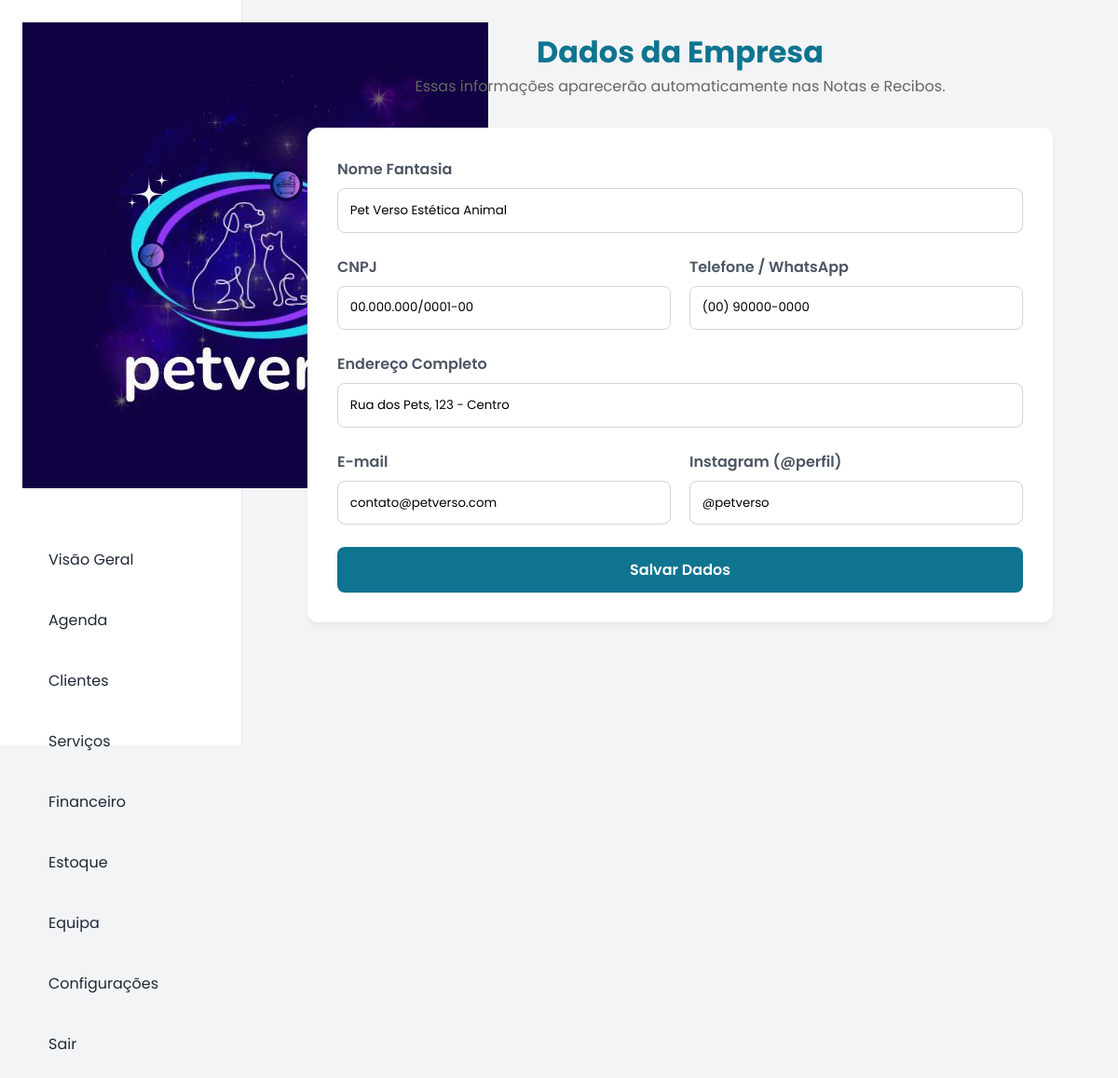
The app's page /configuracoes (signed in) with its own data.
### tables this page shows
CREATE TABLE configuracoes (
            chave TEXT PRIMARY KEY,
            valor TEXT
        );

### app.py (the view, shortened to what this page needs)
@app.route('/configuracoes', methods=['GET', 'POST'])
def configuracoes():
    if not tem_permissao('financeiro'): return redirect('/dashboard') # Regra de segurança
    conn = get_db_connection()
    conf = get_config_dict(conn)
    conn.close()
    return render_template('configuracoes.html', conf=conf)

### app.py (called while the page is built)
def get_db_connection():
    conn = sqlite3.connect(DB_NAME)
    conn.row_factory = sqlite3.Row # Permite chamar colunas pelo nome
    return conn

def tem_permissao(area):
    if 'user_id' not in session: return False
    if session.get('cargo') == 'gerente': return True
    permissoes_usuario = session.get('permissoes', '')
    if not permissoes_usuario: return False
    lista = permissoes_usuario.split(',')
    return area in lista

def get_config_dict(conn):
    linhas = conn.execute("SELECT chave, valor FROM configuracoes").fetchall()
    dados = {linha['chave']: linha['valor'] for linha in linhas}
    return dados

### templates/configuracoes.html (shortened to what this page needs)
<!DOCTYPE html>
<html lang="pt-pt">
<head>
</head>
<body>
     <nav class="sidebar">
    <div class="sidebar-header">
        <img src="{{ url_for('static', filename='logo.png') }}" alt="Logo" class="logo-circulo">
    </div>
    <a href="/dashboard" class="menu-item"> Visão Geral</a>
    {% if tem_permissao('agenda') %}
    <a href="/agenda" class="menu-item"> Agenda</a>
    {% endif %}
    {% if tem_permissao('clientes') %}
    <a href="/clientes" class="menu-item"> Clientes</a>
    {% endif %}
    {% if tem_permissao('servicos') %}
    <a href="/servicos" class="menu-item"> Serviços</a>
    {% endif %}
    {% if tem_permissao('financeiro') %}
    <a href="/financeiro" class="menu-item"> Financeiro</a>
    {% endif %}
    {% if tem_permissao('estoque') %}
    <a href="/estoque" class="menu-item"> Estoque</a>
    {% endif %}
    {% if session['cargo'] == 'gerente' %}
    <a href="/equipa" class="menu-item"> Equipa</a>
    {% endif %}
    <a href="/configuracoes" class="menu-item"> Configurações</a>
    <div style="margin-top: auto;">
        <a href="/logout" class="menu-item"> Sair</a>
    </div>
</nav>
    <main class="main-content">
        <div style="margin-bottom: 2rem; text-align: center;">
            <h1 style="color: var(--primary-color);">Dados da Empresa</h1>
            <p style="color: #666;">Essas informações aparecerão automaticamente nas Notas e Recibos.</p>
        </div>
        <form action="/configuracoes" method="POST" class="config-card">
            <div class="form-group">
                <label>Nome Fantasia</label>
                <input type="text" name="empresa_nome" value="{{ conf['empresa_nome'] }}" required>
            </div>
            <div style="display: grid; grid-template-columns: 1fr 1fr; gap: 20px;">
                <div class="form-group">
                    <label>CNPJ</label>
                    <input type="text" name="empresa_cnpj" value="{{ conf['empresa_cnpj'] }}">
                </div>
                <div class="form-group">
                    <label>Telefone / WhatsApp</label>
                    <input type="text" name="empresa_telefone" value="{{ conf['empresa_telefone'] }}">
                </div>
            </div>
            <div class="form-group">
                <label>Endereço Completo</label>
                <input type="text" name="empresa_endereco" value="{{ conf['empresa_endereco'] }}">
            </div>
            <div style="display: grid; grid-template-columns: 1fr 1fr; gap: 20px;">
                <div class="form-group">
                    <label>E-mail</label>
                    <input type="email" name="empresa_email" value="{{ conf['empresa_email'] }}">
                </div>
                <div class="form-group">
                    <label>Instagram (@perfil)</label>
                    <input type="text" name="empresa_instagram" value="{{ conf['empresa_instagram'] }}">
                </div>
            </div>
            <button type="submit" class="btn-save">
                 Salvar Dados
            </button>
        </form>
    </main>
</body>
</html>

### templates/configuracoes.html (style rules this page uses)
:root { --primary-color: #0e7490; --bg-color: #f3f4f6; --text-dark: #1f2937; }
* { margin: 0; padding: 0; box-sizing: border-box; font-family: 'Poppins', sans-serif; }
body { background-color: var(--bg-color); color: var(--text-dark); display: flex; height: 100vh; overflow: hidden; }
.sidebar { width: 260px; background-color: white; border-right: 1px solid #e5e7eb; display: flex; flex-direction: column; padding: 1.5rem; flex-shrink: 0; }
.sidebar-header { margin-bottom: 3rem; display: flex; align-items: center; gap: 10px; color: var(--primary-color); font-weight: bold; font-size: 1.2rem; }
.menu-item { display: flex; align-items: center; gap: 12px; padding: 1rem; color: var(--text-dark); text-decoration: none; border-radius: 8px; margin-bottom: 0.5rem; transition: 0.3s; cursor: pointer; }
.main-content { flex: 1; padding: 2rem; overflow-y: auto; }
.config-card { background: white; padding: 2rem; border-radius: 12px; box-shadow: 0 4px 6px rgba(0,0,0,0.05); max-width: 800px; margin: 0 auto; }
.form-group { margin-bottom: 1.5rem; }
.form-group label { display: block; margin-bottom: 0.5rem; font-weight: 600; color: #4b5563; }
.form-group input { width: 100%; padding: 0.8rem; border: 1px solid #d1d5db; border-radius: 8px; outline: none; }
.btn-save { background: var(--primary-color); color: white; border: none; padding: 12px 30px; border-radius: 8px; font-weight: 600; cursor: pointer; width: 100%; font-size: 1rem; transition: 0.2s; }

### records on screen
configuracoes: empresa_nome "Pet Verso Estética Animal"
configuracoes: empresa_cnpj "00.000.000/0001-00"
configuracoes: empresa_telefone "(00) 90000-0000"
configuracoes: empresa_endereco "Rua dos Pets, 123 - Centro"
configuracoes: empresa_email "contato@petverso.com"
configuracoes: empresa_instagram "@petverso"
